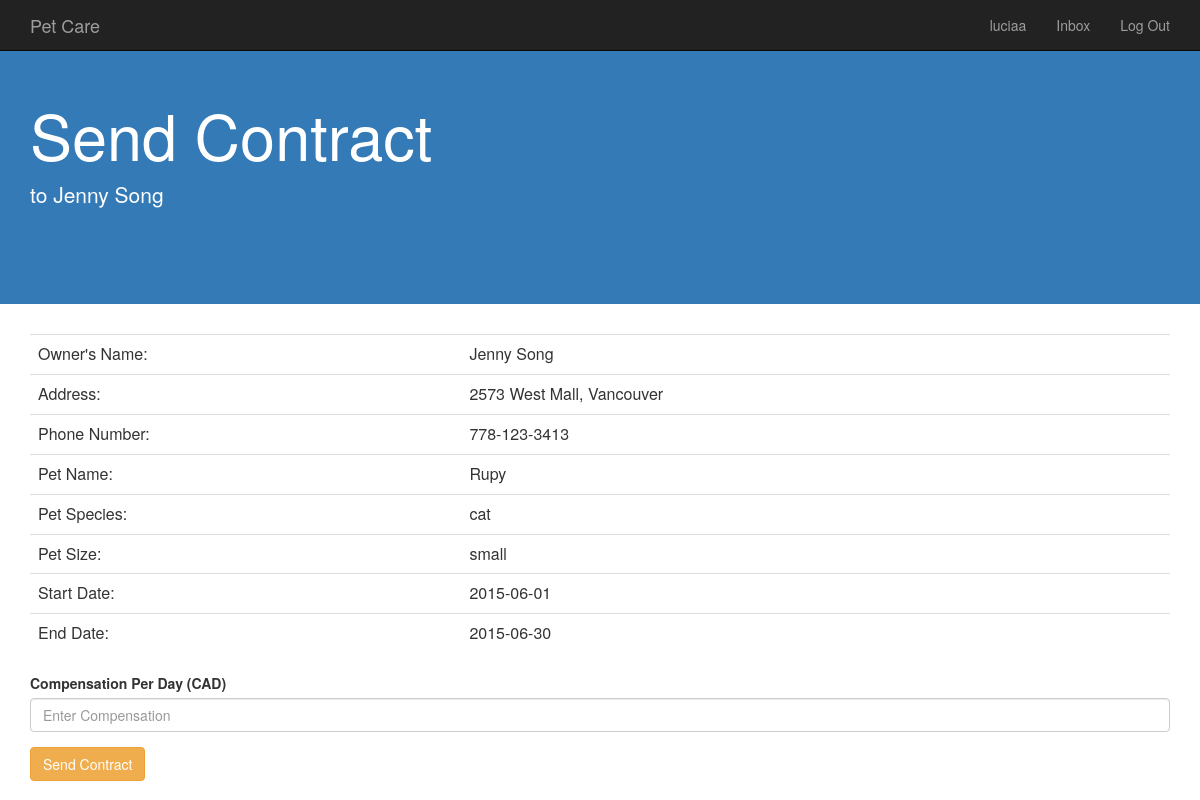
The app's page /user/contractToOwner.php?RequestID=111&PetID=1 (signed in) with its own data.
### tables this page shows
CREATE TABLE AccommodationRequest
(OwnerID       	Char(20),
 PetID 			INTEGER, 
 RequestID 		INTEGER,
 WithinDistance 		REAL NOT NULL, 
 StartDate 		DATE NOT NULL, 
 EndDate 		DATE NOT NULL, 
 primary key(PetID, RequestID),
 foreign key(OwnerID, PetID) references OwnsPet(OwnerID, PetID)
 	ON DELETE CASCADE
	ON UPDATE CASCADE);

CREATE TABLE User
(UserID 	CHAR(20) NOT NULL,
 Password 	CHAR(20) NOT NULL, 
 Name 		CHAR(20) NOT NULL, 
 Address 	CHAR(50) NOT NULL,
 PhoneNum 	CHAR(15) NOT NULL,
 primary key (UserID));

CREATE TABLE OwnsPet
	(OwnerID 	Char(20), 
 PetID 		INTEGER, 
 PetName 	CHAR(20) NOT NULL,
 Size 		CHAR(20) NOT NULL,
 Species	CHAR(20) NOT NULL,
 primary key (OwnerID,PetID),
 foreign key(OwnerID) references PetOwner(OwnerID)
 	ON DELETE CASCADE
	ON UPDATE CASCADE);

### user/contractToOwner.php (the view, shortened to what this page needs)
<?php
		$db = new PDO("mysql:host=localhost;dbname=fantastic304;port=3306","root");
		$stmt = $db->prepare('SELECT Name, PetName, Species, Size, Address,PhoneNum, WithinDistance, StartDate, EndDate, a.OwnerID as OwnerID, a.RequestID as RequestID, a.PetID as PetID
				FROM AccommodationRequest a, OwnsPet op, PetOwner po, User u
				WHERE a.OwnerID = op.OwnerID and op.OwnerID = po.OwnerID and po.OwnerID = u.UserID and a.PetID = op.PetID and a.RequestID=:RequestID and a.PetID=:PetID');
		$stmt->execute(array(':RequestID' => $_GET['RequestID'], ':PetID' => $_GET['PetID']));
		$row = $stmt->fetch();
?>
<head>
	<link rel="stylesheet" href="../bootstrap.min.css">
</head>
<body>
	<?php include '../include/header.php'; ?>
	<div style="padding: 80px 0; background-color:337ab7; !important" class="jumbotron">
  		<div class="container">
  			<h1 style="color:white">Send Contract</h1>
  			<p style="color:white">to <?= $row['Name']; ?></p>
  		</div>
	</div>
	<div class="container">
		<table class="table">
			<tr>
				<td>Owner's Name:</td>
				<td><?= $row['Name']; ?></td>
			</tr>
			<tr>
				<td>Address:</td>
				<td><?= $row['Address'] ?></td>
			</tr>
			<tr>
				<td>Phone Number:</td>
				<td><?= $row['PhoneNum'] ?></td>
			</tr>
			<tr>
				<td>Pet Name:</td>
				<td><?= $row['PetName'] ?></td>
			</tr>
			<tr>
				<td>Pet Species:</td>
				<td><?= $row['Species'] ?></td>
			</tr>
			<tr>
				<td>Pet Size:</td>
				<td><?= $row['Size'] ?></td>
			</tr>
			<tr>
				<td>Start Date:</td>
				<td><?= $row['StartDate'] ?></td>
			</tr>
			<tr>
				<td>End Date:</td>
				<td><?= $row['EndDate'] ?></td>
			</tr>
		</table>
	</div>
	<div class="container">
		<form action="createContract.php" method="post">
		  	<div class="form-group">
			    <label for="Compensation">Compensation Per Day (CAD)</label>
			    <input type="Number" class="form-control" name="Compensation" placeholder="Enter Compensation">
		 	</div>
		  	<button type="submit" class="btn btn-warning">Send Contract</button>
		</form>
	</div>
</body>

### records on screen
accommodationrequest: user.Name "Jenny Song", user.Address "2573 West Mall, Vancouver", user.PhoneNum "778-123-3413", ownspet.PetName "Rupy", ownspet.Species "cat", ownspet.Size "small", StartDate "2015-06-01", EndDate "2015-06-30"

### other values on screen
$_COOKIE['userID'] "luciaa"
